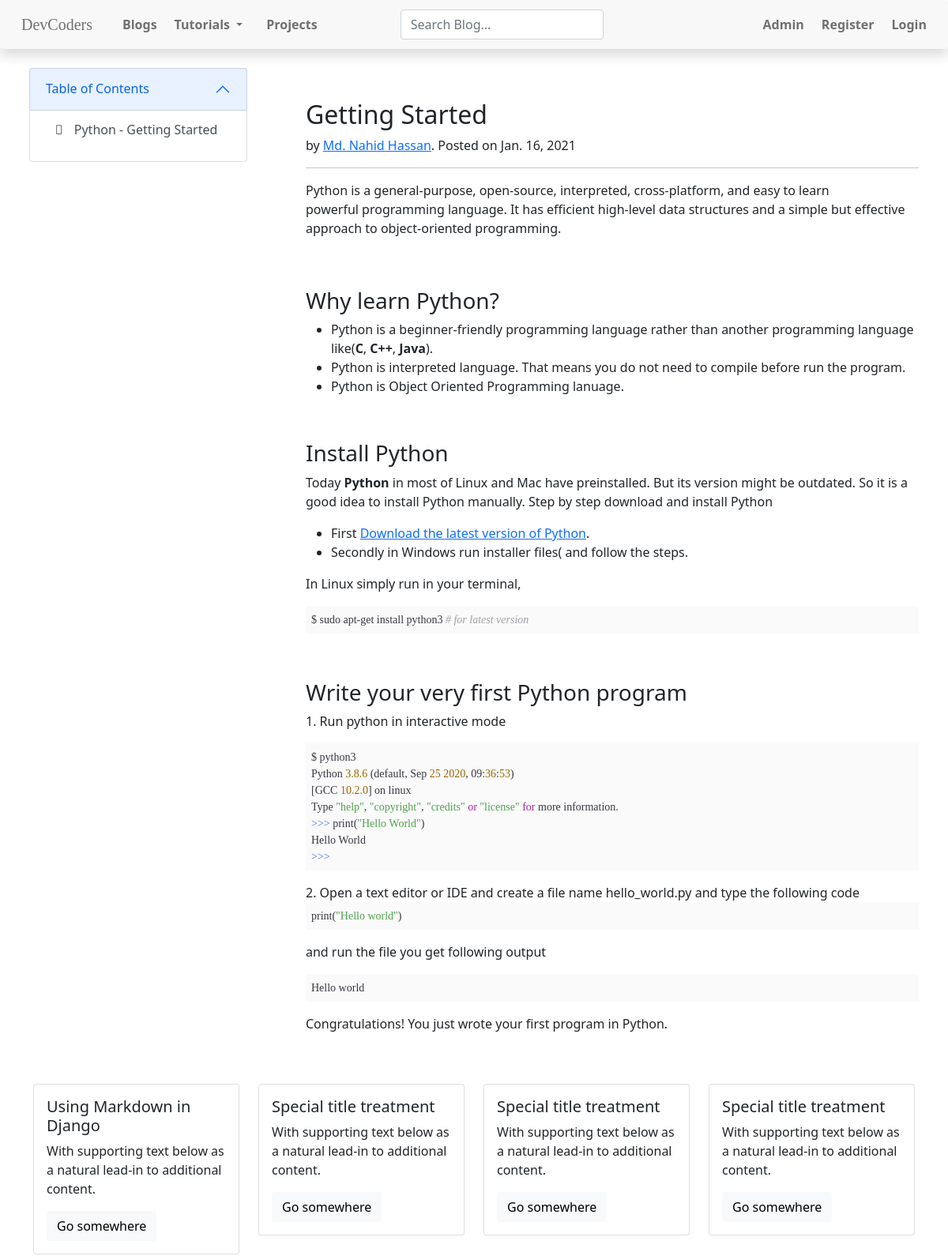
The app's page /python/python-getting-started/ (upper part), older data.
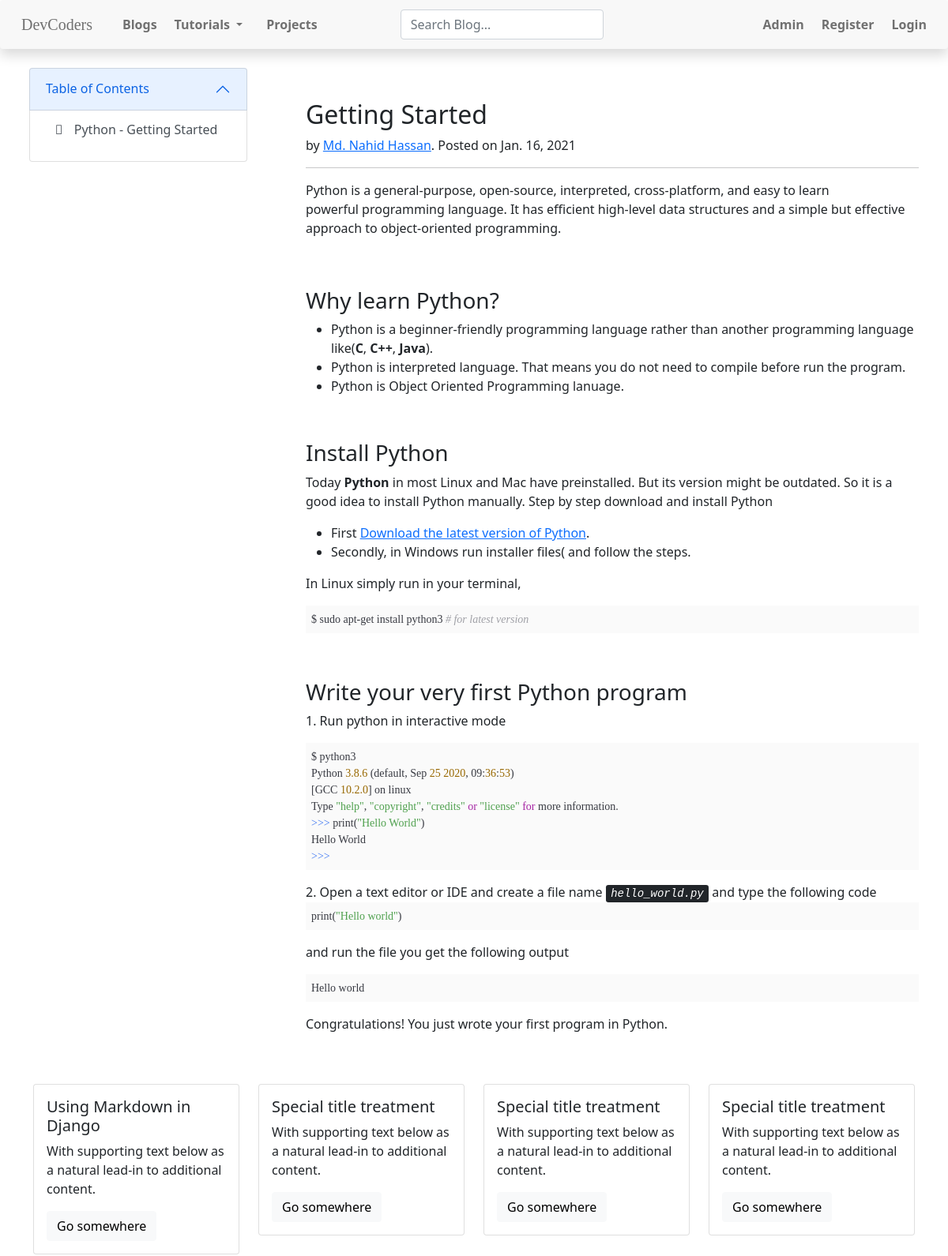
The same page, newer data.
### blog/models.py (models this page shows, shortened)
class PythonDB(models.Model):
    description = models.CharField(max_length=200)
    keywords = MultiSelectField(choices=keyword_choices, max_choices=3)
    author = models.CharField(
        max_length=50, default='http://sdt-inc.github.io/')
    title = models.CharField(max_length=200)
    slug = models.SlugField(max_length=200, null=True, blank=True)
    writer_name = MultiSelectField(
        choices=writer_choices, max_choices=3)
    date = models.DateField(auto_now=timezone.now())
    body = RichTextUploadingField(config_name='special', blank=True, null=True)
    related_page_link = models.CharField(max_length=200)

### blog/views.py (the view)
# urls.py: path('python/<slug:slug>/', views.tutorial, name='tutorial'),
def tutorial(request, slug=None):
    print("call tutorial ---------------- ")
    data = get_object_or_404(PythonDB, slug=slug)
    current_url = resolve(request.path_info).url_name
    titles = list(PythonDB.objects.values_list(
        'title', flat=True).order_by('-date'))
    slug_text = list(PythonDB.objects.values_list(
        'slug', flat=True).order_by('-date'))
    titles = add_prefix(titles, 'Python')
    title_slug_text = dict(zip(titles, slug_text))
    context = {
        'description': data.description,
        'keywords': list(data.keywords),
        'author': data.author,
        'title': data.title,
        'writer_name': data.writer_name,
        'date': data.date,
        'body': data.body,
        'related_page_link': data.related_page_link,
        'title_slug_text': title_slug_text,
        'current_url': current_url,
    }
    return render(request, 'blog/tutorial.html', context=context)

### codersblog/utils.py (called while the page is built)
def add_prefix(title_list, tutorial_lang_prefix):
    return [str(tutorial_lang_prefix + ' - ' + title) for title in title_list]

### blog/templates/blog/tutorial.html
{% extends 'blog/base.html' %}
{% block content %}
{% if body %}
{{ body | safe }}
{% endif %}
{% endblock content %}

### blog/templates/blog/base.html (shortened to what this page needs)
{% load static %}
<!DOCTYPE html>
<html lang="en">
<head>
    <link rel="stylesheet" href="{% static 'blog/css/main.css' %}">
    <link rel="stylesheet" href="https://pro.fontawesome.com/releases/v5.10.0/css/all.css"
 />
    <link rel="stylesheet" href="https://maxcdn.bootstrapcdn.com/bootstrap/4.5.2/css/bootstrap.min.css" />
    <link href="https://cdn.jsdelivr.net/npm/bootstrap@5.0.0-beta1/dist/css/bootstrap.min.css" rel="stylesheet"
 />
    <link rel="stylesheet" href="{% static 'blog/css/highlight/styles/atom-one-light.css' %}" />
</head>
<body>
    <header class="navbar navbar-expand navbar-light flex-column sticky-top flex-md-row bd-navbar shadow rounded">
        <div class="navbar-nav navbar-nav-scroll navbar-expand-lg">
            <ul class="nav nav-pills">
                <li class="nav-item zoom">
                    <a class="nav-item nav-link navbar-brand" style="font-family: Impact;" href="/">DevCoders</a>
                </li>
                <li class="nav-item zoom">
                    <a class="nav-item nav-link font-weight-bold" href="{% url 'blog_list' %}">Blogs</a>
                </li>
                <li class="nav-item dropdown zoom">
                    <a class="nav-item nav-link dropdown-toggle mr-md-2 font-weight-bold" href="#" id="bd-versions"
                        data-toggle="dropdown" aria-haspopup="true" aria-expanded="false">Tutorials
                    </a>
                </li>
                <li class="nav-item zoom">
                    <a class="nav-link font-weight-bold" href="#" target="_blank">Projects</a>
                </li>
            </ul>
        </div>
        <ul class="navbar-nav flex-row ml-md-auto d-md-flex zoom">
            <form class="form-inline my-2 my-lg-0" method="GET" action="search">
                <input type="search" class="form-control" id="search-input" placeholder="Search Blog..."
                    aria-label="Search for..." autocomplete="off" name="query" />
            </form>
        </ul>
        <ul class="navbar-nav flex-row ml-md-auto d-md-flex">
            <li class="nav-item zoom">
                <a class="nav-link font-weight-bold" href="/admin" target="_blank">Admin</a>
            </li>
            <li class="nav-item zoom">
                <a class="nav-link font-weight-bold" href="#" target="">Register</a>
            </li>
            <li class="nav-item zoom">
                <a class="nav-link font-weight-bold" href="#" target="">Login</a>
            </li>
        </ul>
    </header>
    <div class="container-fluid mt-4">
        <div class="row">
            {% if current_url == 'tutorial' %}
            <div class="col-sm-3 mx-auto">
                <div class="accordion" id="accordionExample">
                    <div class="accordion-item">
                        <h2 class="accordion-header" id="headingOne">
                            <button class="accordion-button" type="button" data-bs-toggle="collapse"
                                data-bs-target="#collapseOne" aria-expanded="true" aria-controls="collapseOne">
                                Table of Contents
                            </button>
                        </h2>
                        <div id="collapseOne" class="accordion-collapse collapse show" aria-labelledby="headingOne"
                            data-bs-parent="#accordionExample">
                            <ul class="list-unstyled py-1 px-3">
                                {% if current_url == 'tutorial' %}
                                <li>
                                    {% for title, slug_text in title_slug_text.items %}
                                    <a href="{% url 'tutorial' slug=slug_text %}"
                                        class="list-group-item text-decoration-none list-group-item-action text-capitalize"
                                        style="margin: 0; border-style: none;">
                                        <i class="fal fa-chevron-right" style="padding-right: 10px">
                                        </i>
                                        {{ title }}
                                    </a>
                                </li>
                                {% endfor %}
                                {% endif %}
                            </ul>
                        </div>
                    </div>
                </div>
            </div>
            {% endif %}
            <div class="col-sm-8 mx-auto">
                {% if current_url == 'tutorial' %}
                {% if title %}
                <h2 class="mt-4"> {{ title }} </h2>
                {% endif %}
                {% if writer_name %}
                <article>
                    <address>
                        by
                        <a href="#">{{ writer_name }}</a>. Posted on {{ date }}
                    </address>
                </article>
                {% endif %}
                <div id="page-content-wrapper text-center">
                    <hr>
                    {% block content %}
                    {% endblock content %}
                </div>
                {% else %}
                {% block blog_detail_page %}
                {% endblock blog_detail_page %}
                {% endif %}
            </div>
        </div>
    </div>
    <br /><br />
    {% if current_url == 'tutorial' %}
    <div class="container">
        <div class="row">
            <div class="col-sm-3">
                <div class="card">
                    <div class="card-body">
                        <h5 class="card-title">Using Markdown in Django</h5>
                        <p class="card-text">
                            With supporting text below as a natural lead-in
                            to additional content.
                        </p>
                        <a href="{% url 'tutorial' slug='python-getting-started' %}" class="btn btn-light">Go
                            somewhere</a>
                    </div>
                </div>
            </div>
            <div class="col-sm-3">
                <div class="card">
                    <div class="card-body">
                        <h5 class="card-title">Special title treatment</h5>
                        <p class="card-text">
                            With supporting text below as a natural lead-in
                            to additional content.
                        </p>
                        <a href="#" class="btn btn-light">Go somewhere</a>
                    </div>
                </div>
            </div>
            <div class="col-sm-3">
                <div class="card">
                    <div class="card-body">
                        <h5 class="card-title">Special title treatment</h5>
                        <p class="card-text">
                            With supporting text below as a natural lead-in
                            to additional content.
                        </p>
                        <a href="#" class="btn btn-light">Go somewhere</a>
                    </div>
                </div>
            </div>
            <div class="col-sm-3">
                <div class="card">
                    <div class="card-body">
                        <h5 class="card-title">Special title treatment</h5>
                        <p class="card-text">
                            With supporting text below as a natural lead-in
                            to additional content.
                        </p>
                        <a href="#" class="btn btn-light">Go somewhere</a>
                    </div>
                </div>
            </div>
        </div>
    </div>
    {% endif %}
    <br /><br />
</body>
</html>

### blog/static/blog/css/main.css (style rules this page uses)
* { margin: 0; padding: 0; background: transparent; }
body { font-family: Roboto, sans-serif; text-rendering: optimizeLegibility; color: rgba(0, 0, 0, .84); }
.zoom { padding: 3px; transition: transform .2s; margin: 0 auto; }
pre>code { font-family: "Lucida Console"; font-size: 20px; }
.bd-navbar { min-height: 1rem; background-color: #f8f8f8; box-shadow: 0 .5rem 1rem rgba(0, 0, 0, .05), inset 0 -1px 0 rgba(0, 0, 0, .1) }
.bd-navbar .navbar-nav .nav-link { padding-right: .5rem; padding-left: .5rem; color: #cbbde2 }

### blog/static/blog/css/highlight/styles/atom-one-light.css (style rules this page uses)
.hljs { display: block; overflow-x: auto; padding: 0.5em; color: #383a42; background: #fafafa; }

Row changes from the older to the newer data that the page shows:
changed PythonDB "Getting Started": body "…Today Python in most of Linux and Mac have preinstalled. But its version might be outdated. So it is a good idea to install Python manually. Step by step download and install Python First Download the latest version of Python . Secondly in Windows run installer files( and follow the steps. In Linux simply run in your terminal, Write your very first Python program 1. Run python in interactive mode 2. Open a text editor or IDE and create a file name hello_world.py and type the following code and run the file you get following output Congratulations! You…" → "…Today Python in most Linux and Mac have preinstalled. But its version might be outdated. So it is a good idea to install Python manually. Step by step download and install Python First Download the latest version of Python . Secondly, in Windows run installer files( and follow the steps. In Linux simply run in your terminal, Write your very first Python program 1. Run python in interactive mode 2. Open a text editor or IDE and create a file name hello_world.py and type the following code and run the file you get the following output Congratulations! You…"
